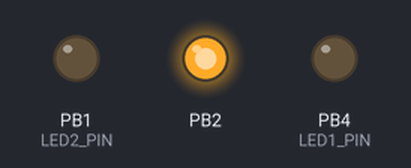
A sketch run on a simulated ATtiny85, built with avr-gcc and run on an emulated ATtiny85. Shown: output pins drawn as LEDs (lit = HIGH).

Above: at 0.3 s.
Timing chart, 0 to 1.8 s (numbered marks = the images above):
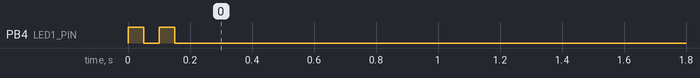

The sketch:

Tiny85_I2C_Slave_test.ino
```cpp
/* ATtiny85 as an I2C Slave            BroHogan                           1/12/11
 * Example of ATtiny I2C slave receiving and sending data to an Arduino master.
 * Gets data from master, adds 10 to it and sends it back.
 * SETUP:
 * ATtiny Pin 1 = (RESET) N/U                      ATtiny Pin 2 = (D3) N/U
 * ATtiny Pin 3 = (D4) to LED1                     ATtiny Pin 4 = GND
 * ATtiny Pin 5 = I2C SDA on DS1621  & GPIO        ATtiny Pin 6 = (D1) to LED2
 * ATtiny Pin 7 = I2C SCK on DS1621  & GPIO        ATtiny Pin 8 = VCC (2.7-5.5V)
 * NOTE! - It's very important to use pullups on the SDA & SCL lines!
 * Current Rx & Tx buffers set at 32 bytes - see usiTwiSlave.h
 * Credit and thanks to Don Blake for his usiTwiSlave code.
 * More on TinyWireS usage - see TinyWireS.h
 */


#include "TinyWireS.h"                  // wrapper class for I2C slave routines

#define I2C_SLAVE_ADDR  0x26            // i2c slave address (38)
#define LED1_PIN         4              // ATtiny Pin 3
#define LED2_PIN         1              // ATtiny Pin 6

  byte byteRcvd = 0;

void setup()
{
  pinMode(LED1_PIN,OUTPUT);             // for general DEBUG use
  pinMode(LED2_PIN,OUTPUT);             // for verification
  Blink(LED1_PIN,2);                    // show it's alive
  TinyWireS.begin(I2C_SLAVE_ADDR);      // init I2C Slave mode
}


void loop()
{
  if (TinyWireS.available())           // got I2C input!
  {
    byteRcvd = TinyWireS.receive();     // get the byte from master
    Blink(LED1_PIN,byteRcvd);           // master must wait for this to finish before calling Wire.requestFrom
//    byteRcvd += 10;                     // add 10 to what's received
//    delay(250);
//    TinyWireS.send(byteRcvd);           // send it back to master

    Blink(LED2_PIN,1);                  // show we transmitted
  }
//  TinyWireS.send(byteRcvd++);
}


void Blink(byte led, byte times)
{ // poor man's display
  for (byte i=0; i< times; i++)
  {
    digitalWrite(led,HIGH);
    delay (50);
    digitalWrite(led,LOW);
    delay (50);
  }
}
```
